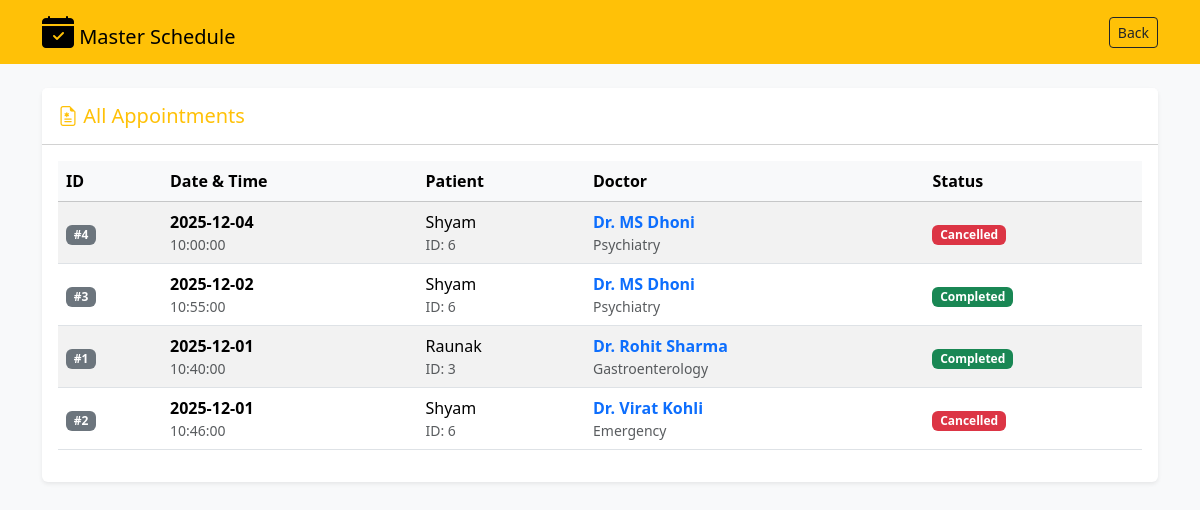
Page /view_appointments on the committed database.
### models.py (models this page shows)
class Appointment(db.Model):
    id = db.Column(db.Integer(), primary_key=True)
    patient_id = db.Column(db.Integer(),db.ForeignKey('patient.id'), nullable=False)
    doctor_id = db.Column(db.Integer(), db.ForeignKey('doctor.id'), nullable=False)
    date = db.Column(db.Date, nullable=False)
    time = db.Column(db.Time, nullable=False)
    status = db.Column(db.String(100),nullable=False, default = 'Booked')
    treatment = db.relationship('Treatment', backref='appointment')

class Patient(db.Model):
    id = db.Column(db.Integer(), primary_key=True)
    username = db.Column(db.String(100), unique=True, nullable=False)
    password = db.Column(db.String(20), nullable=False)
    full_name = db.Column(db.String(120), nullable=False)
    address = db.Column(db.String(200), nullable=False)
    pincode = db.Column(db.Integer(), nullable=False)
    contact = db.Column(db.Integer(), nullable=False)
    appointments = db.relationship('Appointment', backref='Patient')

class Doctor(db.Model):  # user role = 0
    id = db.Column(db.Integer(), primary_key=True)
    username = db.Column(db.String(100), unique=True, nullable=False)
    password = db.Column(db.String(20), nullable=False)
    department_id =  db.Column(db.Integer(),db.ForeignKey('department.id'), nullable=False)
    appointments = db.relationship('Appointment', backref='Doctor')

class Department(db.Model):
    id = db.Column(db.Integer(), primary_key=True)
    department_name = db.Column(db.String(100),nullable=False)
    description = db.Column(db.String(100),nullable=False)
    doctors = db.relationship('Doctor', backref='department')

### routes.py (the view)
@app.route('/view_appointments')
def view_appointments():
    appointments = Appointment.query.order_by(Appointment.date.desc()).all()
    return render_template('appointments.html', appointments=appointments)

### templates/appointments.html (shortened to what this page needs)
<!DOCTYPE html>
<html lang="en">
<head>
    <link href="https://cdn.jsdelivr.net/npm/bootstrap@5.3.3/dist/css/bootstrap.min.css" rel="stylesheet">
    <link rel="stylesheet" href="https://cdn.jsdelivr.net/npm/bootstrap-icons@1.11.3/font/bootstrap-icons.min.css"></head>
<body class="bg-light">
    <nav class="navbar navbar-light bg-warning mb-4">
        <div class="container">
            <span class="navbar-brand mb-0 h1"><i class="bi bi-calendar-check-fill fs-2"></i> Master Schedule</span>
            <a href="{{ url_for('admin_dashboard') }}" class="btn btn-outline-dark btn-sm">Back</a>
        </div>
    </nav>
    <div class="container">
        <div class="card shadow-sm border-0">
            <div class="card-header bg-white py-3">
                <h5 class="mb-0 text-warning">
                    <i class="bi bi-file-earmark-medical fs-5"></i> All Appointments
                </h5>
            </div>
            <div class="card-body">
                {% if appointments %}
                <div class="table-responsive">
                    <table class="table table-striped table-hover align-middle">
                        <thead class="table-light">
                            <tr>
                                <th>ID</th>
                                <th>Date & Time</th>
                                <th>Patient</th>
                                <th>Doctor</th>
                                <th>Status</th>
                            </tr>
                        </thead>
                        <tbody>
                            {% for appt in appointments %}
                            <tr>
                                <td><span class="badge bg-secondary">#{{ appt.id }}</span></td>
                                <td>
                                    <div class="fw-bold">{{ appt.date }}</div>
                                    <div class="text-muted small">{{ appt.time }}</div>
                                </td>
                                <td>
                                    <div>{{ appt.Patient.username }}</div>
                                    <div class="text-muted small">ID: {{ appt.Patient.id }}</div>
                                </td>
                                <td>
                                    <span class="fw-bold text-primary">{{ appt.Doctor.username }}</span>
                                    <div class="text-muted small">{{ appt.Doctor.department.department_name }}</div>
                                </td>
                                <td>
                                    {% if appt.status == 'Booked' %}
                                        <span class="badge bg-warning text-dark">Scheduled</span>
                                    {% elif appt.status == 'Completed' %}
                                        <span class="badge bg-success">Completed</span>
                                    {% elif appt.status == 'Cancelled' %}
                                        <span class="badge bg-danger">Cancelled</span>
                                    {% else %}
                                        <span class="badge bg-secondary">{{ appt.status }}</span>
                                    {% endif %}
                                </td>
                            </tr>
                            {% endfor %}
                        </tbody>
                    </table>
                </div>
                {% else %}
                <div class="alert alert-warning text-center" role="alert">
                    No appointments found in the system.
                </div>
                {% endif %}
            </div>
        </div>
    </div>
</body>
</html>

### rows in the picture
Appointment: id "4", date "2025-12-04", time "10:00:00", Patient.username "Shyam", Patient.id "6", Doctor.username "Dr. MS Dhoni", Doctor.department.department_name "Psychiatry", status "Cancelled"
Appointment: id "3", date "2025-12-02", time "10:55:00", Patient.username "Shyam", Patient.id "6", Doctor.username "Dr. MS Dhoni", Doctor.department.department_name "Psychiatry", status "Completed"
Appointment: id "1", date "2025-12-01", time "10:40:00", Patient.username "Raunak", Patient.id "3", Doctor.username "Dr. Rohit Sharma", Doctor.department.department_name "Gastroenterology", status "Completed"
Appointment: id "2", date "2025-12-01", time "10:46:00", Patient.username "Shyam", Patient.id "6", Doctor.username "Dr. Virat Kohli", Doctor.department.department_name "Emergency", status "Cancelled"
